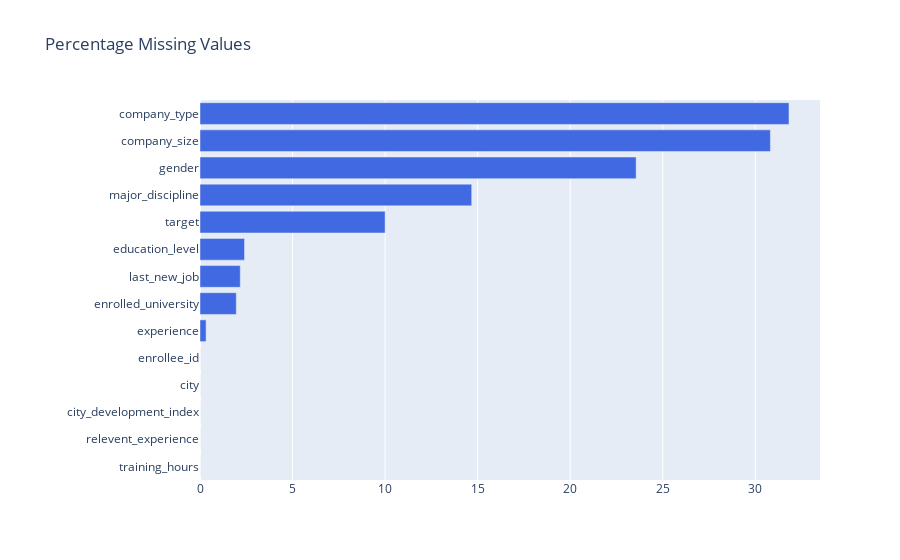

Notebook code for this chart:
### Code cell
trace = go.Bar(
        y=missing.index[::-1],
        x=missing['%'][::-1],
        showlegend=False,
        orientation = 'h',
        marker=dict(color='#4169E1',))
data = [trace]
layout = dict(title = 'Percentage Missing Values',
              margin  = dict(l = 200))
fig = go.Figure(data=data, layout=layout)
py.iplot(fig)

### Figure 1 — Plotly figure (JSON) as saved in the notebook; plotly's stock layout.template omitted (floating-point values rounded to 4 significant figures)
{"data": [{"marker": {"color": "#4169E1"}, "orientation": "h", "showlegend": false, "type": "bar", "x": [0, 0, 0, 0, 0, 0.3288, 1.959, 2.175, 2.405, 10.0, 14.68, 23.56, 30.82, 31.82], "y": ["training_hours", "relevent_experience", "city_development_index", "city", "enrollee_id", "experience", "enrolled_university", "last_new_job", "education_level", "target", "major_discipline", "gender", "company_size", "company_type"]}], "layout": {"margin": {"l": 200}, "title": {"text": "Percentage Missing Values"}}}
